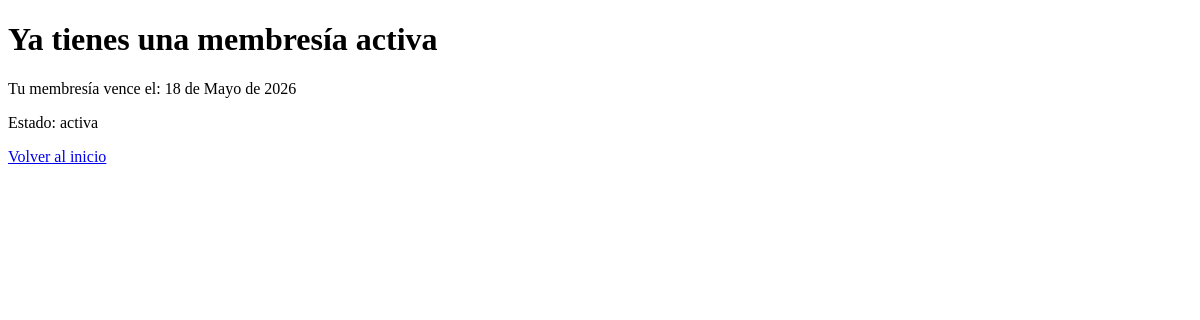
/comprar/1/ (signed in), run on an earlier commit of the app's database.
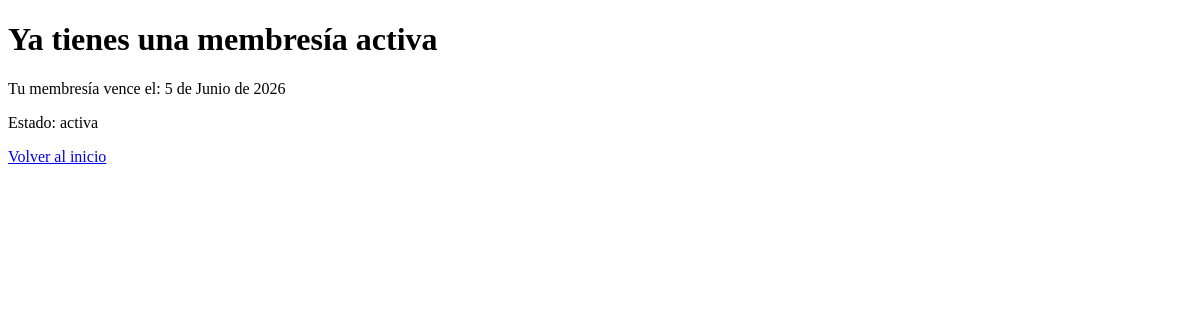
And on a later commit of the database.
### gimnasio/models.py (models this page shows, shortened)
class Membresia(models.Model):
    ESTADOS = [
        ('activa', 'Activa'),
        ('vencida', 'Vencida'),
        ('cancelada', 'Cancelada'),
    ]
    MEDIOS_PAGO = [
        ('wompi', 'Wompi'),
        ('efectivo', 'Efectivo'),
        ('nequi', 'Nequi'),
    ]
    id_membresia = models.AutoField(primary_key=True)
    id_usuario = models.ForeignKey(Usuario, on_delete=models.CASCADE, related_name='membresias')
    id_plan = models.ForeignKey(Plan, on_delete=models.CASCADE, related_name='membresias')
    fecha_inicio = models.DateField()
    fecha_fin = models.DateField()
    estado = models.CharField(max_length=20, choices=ESTADOS, default='activa')
    fecha_pago = models.DateField()
    valor_pago = models.DecimalField(max_digits=10, decimal_places=2)
    medio_pago = models.CharField(max_length=20, choices=MEDIOS_PAGO)

### gimnasio/views.py (the view)
# urls.py: path('comprar/<int:id_plan>/',views.comprar_plan, name = 'comprar_plan'),
def comprar_plan(request, id_plan):
    plan = get_object_or_404(Plan, id_plan=id_plan)
    membresia_activa=Membresia.objects.filter(
        id_usuario=request.user,
        estado='activa'
    ).first()
    if membresia_activa:
        return render(request, 'gimnasio/membresia_activa.html', {
            'membresia': membresia_activa
        })
    return render(request, 'gimnasio/comprar_plan.html', {'plan': plan})

### templates/gimnasio/membresia_activa.html (shortened to what this page needs)
<!DOCTYPE html>
<head>
    <html lang=" es">
</head>
<body>
    <h1>Ya tienes una membresía activa </h1>
    <p>Tu membresía vence el: {{ membresia.fecha_fin }}</p>
    <p>Estado: {{ membresia.estado }}</p>
    <a href="{% url 'inicio' %}">Volver al inicio</a>
</body>

What changed in the data, as far as the page shows it:
removed Membresia: fecha_fin "18 de Mayo de 2026", estado "activa"
added Membresia: fecha_fin "5 de Junio de 2026", estado "activa"
